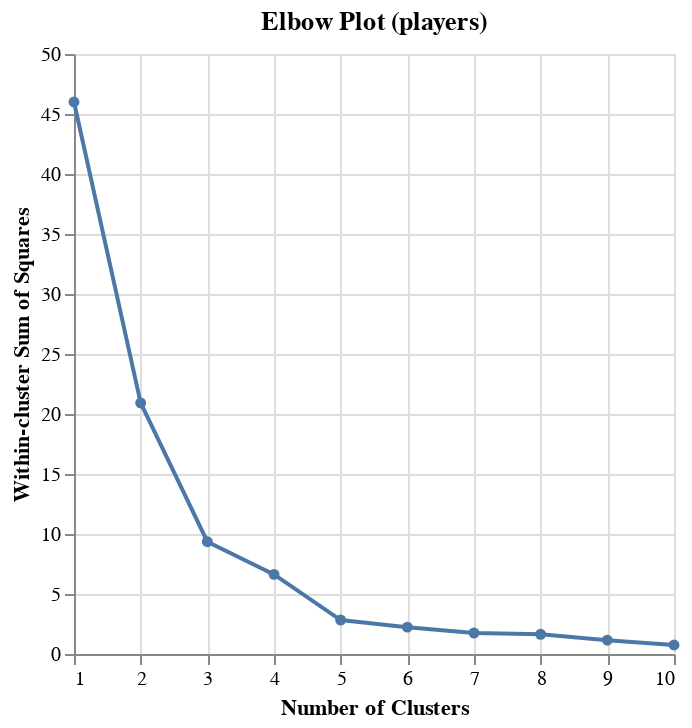

Write notebook code for a chart like this one.
### Markdown cell above
Next, we created an elbow map to easily choose the most applicable amount of clusters.

### Code cell
# Create a new data frame with cluster data
players_model_stats = pd.DataFrame({
    'k' : players_ks,
    'wssd' : players_wssd,
})

# Elbow plot
players_elbow_polt = alt.Chart(players_model_stats).mark_line(point=True).encode(
    x=alt.X('k').title('Number of Clusters'),
    y=alt.Y('wssd').title('Within-cluster Sum of Squares'),
).properties(title='Elbow Plot (players)')
players_elbow_polt

### Figure 1 — Vega specification as saved in the notebook (floating-point values rounded to 4 significant figures)
{"$schema": "https://vega.github.io/schema/vega/v5.json", "data": [{"name": "source_0", "values": [{"k": 1, "wssd": 46.0}, {"k": 2, "wssd": 20.92}, {"k": 3, "wssd": 9.357}, {"k": 4, "wssd": 6.636}, {"k": 5, "wssd": 2.825}, {"k": 6, "wssd": 2.238}, {"k": 7, "wssd": 1.748}, {"k": 8, "wssd": 1.641}, {"k": 9, "wssd": 1.152}, {"k": 10, "wssd": 0.75}]}, {"name": "data_0", "values": [{"k": 1, "wssd": 46.0}, {"k": 2, "wssd": 20.92}, {"k": 3, "wssd": 9.357}, {"k": 4, "wssd": 6.636}, {"k": 5, "wssd": 2.825}, {"k": 6, "wssd": 2.238}, {"k": 7, "wssd": 1.748}, {"k": 8, "wssd": 1.641}, {"k": 9, "wssd": 1.152}, {"k": 10, "wssd": 0.75}]}], "marks": [{"type": "line", "name": "layer_0_marks", "from": {"data": "source_0"}, "sort": {"field": "x"}, "encode": {"update": {"defined": {"signal": "isValid(datum[\"k\"]) && isFinite(+datum[\"k\"]) && isValid(datum[\"wssd\"]) && isFinite(+datum[\"wssd\"])"}, "stroke": {"value": "#4c78a8"}, "x": {"field": "k", "scale": "x"}, "y": {"field": "wssd", "scale": "y"}}}, "style": ["line"]}, {"type": "symbol", "name": "layer_1_marks", "from": {"data": "data_0"}, "encode": {"update": {"y": {"field": "wssd", "scale": "y"}, "opacity": {"value": 1}, "fill": {"value": "#4c78a8"}, "x": {"field": "k", "scale": "x"}}}, "style": ["point"]}], "scales": [{"name": "x", "type": "linear", "domain": {"fields": [{"data": "source_0", "field": "k"}, {"data": "data_0", "field": "k"}]}, "range": [0, {"signal": "width"}], "nice": true, "zero": false}, {"name": "y", "type": "linear", "domain": {"fields": [{"data": "source_0", "field": "wssd"}, {"data": "data_0", "field": "wssd"}]}, "range": [{"signal": "height"}, 0], "zero": true, "nice": true}], "axes": [{"scale": "x", "zindex": 0, "gridScale": "y", "domain": false, "aria": false, "labels": false, "maxExtent": 0, "tickCount": {"signal": "ceil(width/40)"}, "grid": true, "minExtent": 0, "ticks": false, "orient": "bottom"}, {"scale": "y", "orient": "left", "minExtent": 0, "ticks": false, "maxExtent": 0, "labels": false, "domain": false, "grid": true, "zindex": 0, "gridScale": "x", "aria": false, "tickCount": {"signal": "ceil(height/40)"}}, {"scale": "x", "labelOverlap": true, "orient": "bottom", "tickCount": {"signal": "ceil(width/40)"}, "zindex": 0, "title": "Number of Clusters", "grid": false, "labelFlush": true}, {"scale": "y", "grid": false, "orient": "left", "labelOverlap": true, "tickCount": {"signal": "ceil(height/40)"}, "zindex": 0, "title": "Within-cluster Sum of Squares"}], "title": {"text": "Elbow Plot (players)", "frame": "group"}, "padding": 5, "background": "white", "width": 300, "style": "cell", "height": 300}
